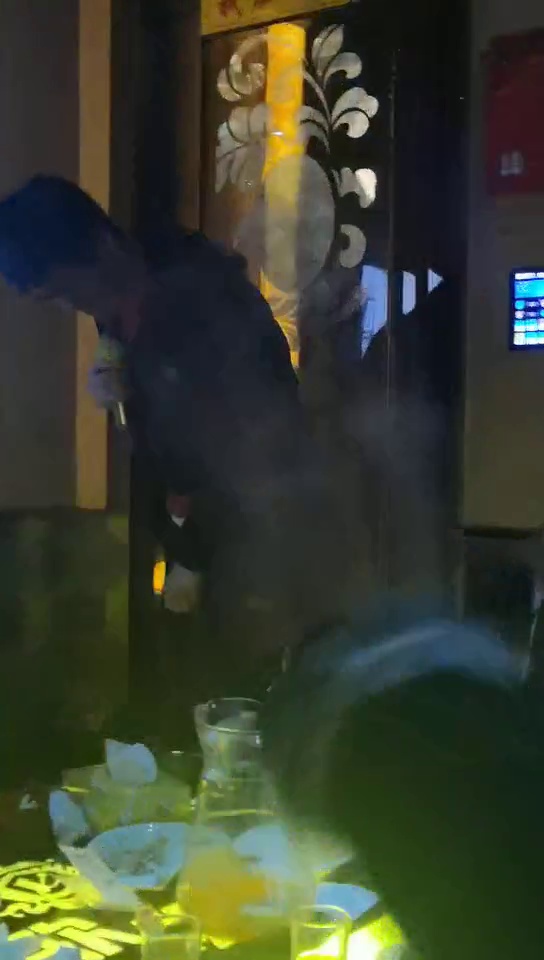
#> input picture frame 33 of opencv/opencv_10/WangLaoBan.mp4, 544 x 960 px
$ jupyter execute Untitled.ipynb   (shell and % lines are left out)   (older library calls are emulated)
#> lines starting #> are read from the running program, lines starting #| are printed output that depends on the picture; after the words box and inside, x2 and y2 are one past the last pixel; in counts of white or black regions, pixels touching at a corner belong together; pictures that were not available may be replaced by others from this repository, and a replacement may not be noted
# 背景建模
## 帧差法
### 由于场景中的目标在运动，目标的影像在不同图像帧中的位置不同。该类算法对时间上连续的两幅图像进行差分运算，不同帧对应的像素点相减，判断灰度差的绝对值，当绝对值超过一定阈值时，即可判断为运动目标，从而实现目标的检测功能。（可以拓展到三帧及以上）
#### 帧差法非常简单，但是会引入噪声和空洞问题。

[cell 1]
##导入相关库与包
import cv2
import numpy as np
import matplotlib.pyplot as plt

[cell 2]
#定义一个图片显示函数
def cv_show(name,img):
    cv2.imshow(name,img)
    cv2.waitKey(0)
    cv2.destroyAllWindows()

## 混合高斯模型
### 在进行前景检测前，先对背景进行训练，对图像中每个背景采用一个混合高斯模型进行模拟，每个背景的高斯的个数可以自适应。然后在测试阶段，对新来的像素值能够匹配其中一个高斯，则认为是前景。由于整个过程GMM模型在不断更新学习中，所以对动态背景有一定的鲁棒性。最后通过对一个有树枝摇摆的动态背景进行前景检测，取得了较好的效果。
### 在视频中对于像素点的变化情况应当是符合高斯分布。
#### 背景的实际分布应当是多个高斯分布混合在一起，每个高斯模型也可以带有权重。

### 混合高斯模型学习方法
#### 1）首先初始化每个高斯模型矩阵参数；
#### 2）取视频中T帧数据图像用来训练高斯混合模型。来了第一个像素之后用它来当做第一个高斯分布；
#### 3）当后面来的像素值时，与前面已有的高斯的均值比较，如果该像素点的值与其模型均值差在3倍的方差内，则属于该分布，并对其进行参数更新；
#### 4）如果下一次来的像素不满足当前的高斯分布，用它来创建一个新的高斯分布。

## 混合高斯模型测试方法
### 在测试阶段，对新来像素点的值与混合高斯模型中的每一个均值进行比较，如果其差值在2倍的方差之间的话，则认为是背景，否则认为是前景。将前景赋值为255，背景赋值为0。这样就形成了一幅前景二值图。

[cell 3]
#测试视频
cap = cv2.VideoCapture("WangLaoBan.mp4")
#x形态学操作需要使用(3*3的核)
kernel = cv2.getStructuringElement(cv2.MORPH_ELLIPSE,(3,3))
#创建混合高斯模型用于背景建模
fgbg = cv2.createBackgroundSubtractorMOG2()

while(1):
    ret,frame = cap.read()   # 对视频一帧一帧的读取
#> frame is the input picture: shape (960, 544, 3); mean B, G, R 45.8, 62.6, 56.8
    fgmask = fgbg.apply(frame)
#> fgmask: shape (960, 544); every value is 127
    #形态学开运算去噪点
    fgmask = cv2.morphologyEx(fgmask,cv2.MORPH_OPEN,kernel)
    #寻找视频中的轮廓
    im,contours,hierarchy = cv2.findContours(fgmask,cv2.RETR_EXTERNAL,cv2.CHAIN_APPROX_SIMPLE)
#> contours = [[[0, 0], [0, 959], [543, 959], [543, 0]]]

    for c in contours:
        #计算各轮廓的周长
        perimeter = cv2.arcLength(c,True)
        if perimeter > 188:
            #找到一个直矩形（不会旋转）
            x,y,w,h = cv2.boundingRect(c)
            #画出这个矩形
            cv2.rectangle(frame,(x,y),(x+w,y+h),(0,255,0),2)
#> this loop made 1 pass
#> (c, perimeter, x, y, w, h) on pass 1: ([[0, 0], [0, 959], [543, 959], [543, 0]], 3004, 0, 0, 544, 960)
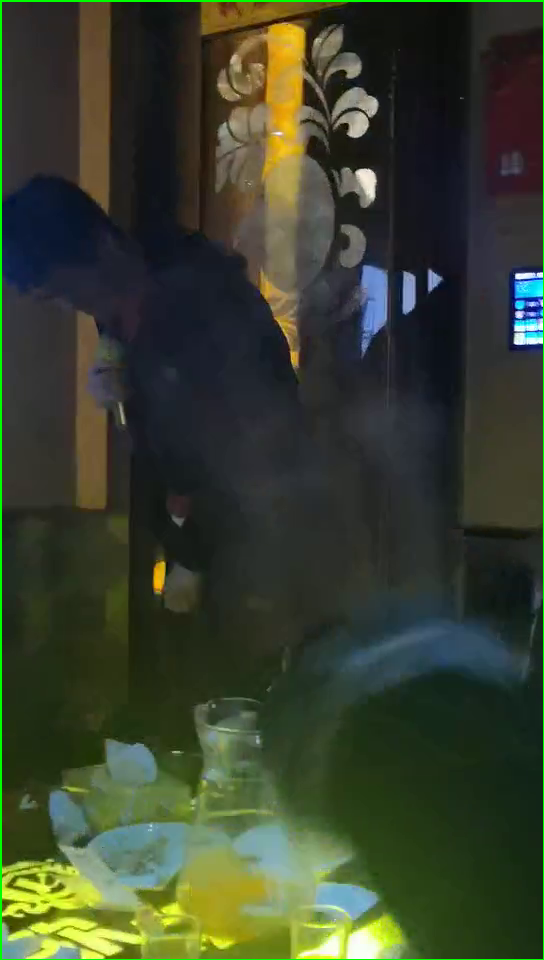
#> frame: shape (960, 544, 3); 0.86% of pixels changed, all inside (x1, y1, x2, y2) = (0, 0, 544, 960)

    cv2.imshow("frame",frame)
    cv2.imshow("fgmask",fgmask)
    k = cv2.waitKey(100) & 0xff
#> (key Esc is pressed here)
    if k == 27:
        break

cap.release()
cv2.destroyAllWindows()

[cell 4]
#测试视频
cap = cv2.VideoCapture("text.mp4")
#x形态学操作需要使用(3*3的核)
kernel = cv2.getStructuringElement(cv2.MORPH_ELLIPSE,(3,3))
#> kernel = [[0, 1, 0], [1, 1, 1], [0, 1, 0]]
#创建混合高斯模型用于背景建模
fgbg = cv2.createBackgroundSubtractorMOG2()

while(1):
    ret,frame = cap.read()   # 对视频一帧一帧的读取
    fgmask = fgbg.apply(frame)
    #形态学开运算去噪点
    fgmask = cv2.morphologyEx(fgmask,cv2.MORPH_OPEN,kernel)
    #寻找视频中的轮廓
    im,contours,hierarchy = cv2.findContours(fgmask,cv2.RETR_EXTERNAL,cv2.CHAIN_APPROX_SIMPLE)

    for c in contours:
        #计算各轮廓的周长
        perimeter = cv2.arcLength(c,True)
        if perimeter > 188:
            #找到一个直矩形（不会旋转）
            x,y,w,h = cv2.boundingRect(c)
            #画出这个矩形
            cv2.rectangle(frame,(x,y),(x+w,y+h),(0,255,0),2)

    cv2.imshow("frame",frame)
    cv2.imshow("fgmask",fgmask)
    k = cv2.waitKey(150) & 0xff
#> (key Esc is pressed here)
    if k == 27:
        break

cap.release()
cv2.destroyAllWindows()


$ run again, starting later in the video
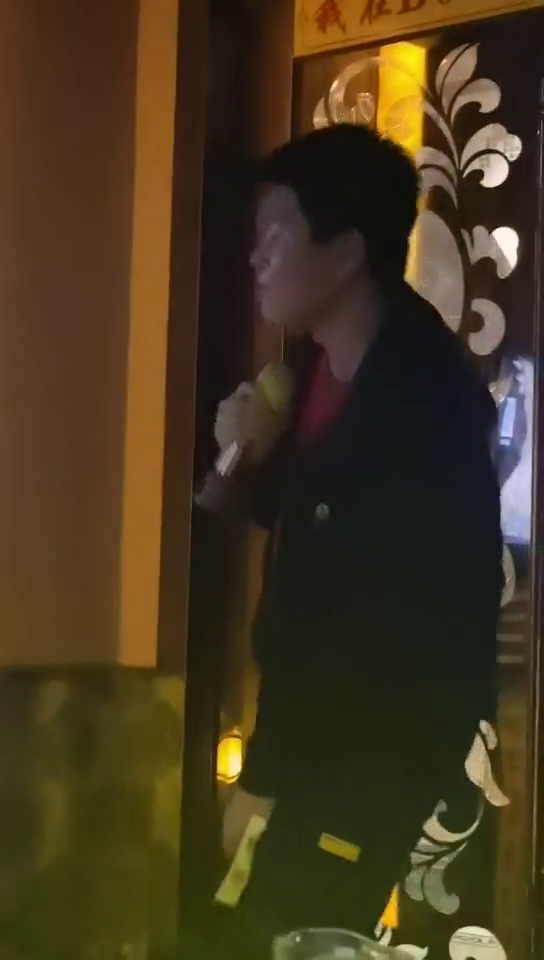
#> input picture frame 151 of opencv/opencv_10/WangLaoBan.mp4, 544 x 960 px
#> frame is the input picture: shape (960, 544, 3); mean B, G, R 30.2, 54.1, 68
#> fgmask: shape (960, 544); every value is 127
#> contours = [[[0, 0], [0, 959], [543, 959], [543, 0]]]
#> the loop `for c in contours:` made 1 pass
#> (c, perimeter, x, y, w, h) on pass 1: ([[0, 0], [0, 959], [543, 959], [543, 0]], 3004, 0, 0, 544, 960)
#> after the loop `for c in contours:`:
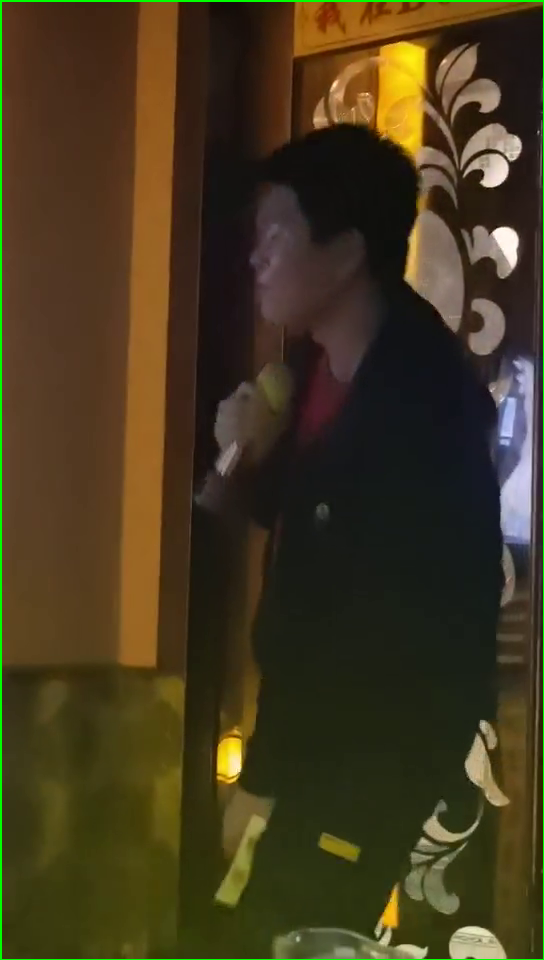
#> frame: shape (960, 544, 3); 0.86% of pixels changed, all inside (x1, y1, x2, y2) = (0, 0, 544, 960)
#> kernel = [[0, 1, 0], [1, 1, 1], [0, 1, 0]]

$ run again, starting later in the video
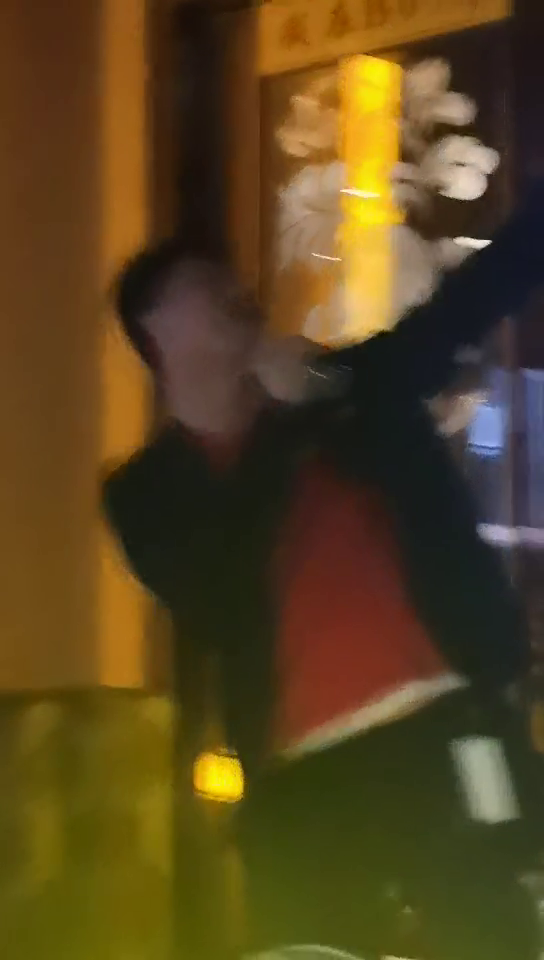
#> input picture frame 268 of opencv/opencv_10/WangLaoBan.mp4, 544 x 960 px
#> frame is the input picture: shape (960, 544, 3); mean B, G, R 30.3, 67.3, 87
#> fgmask: shape (960, 544); every value is 127
#> contours = [[[0, 0], [0, 959], [543, 959], [543, 0]]]
#> the loop `for c in contours:` made 1 pass
#> (c, perimeter, x, y, w, h) on pass 1: ([[0, 0], [0, 959], [543, 959], [543, 0]], 3004, 0, 0, 544, 960)
#> after the loop `for c in contours:`:
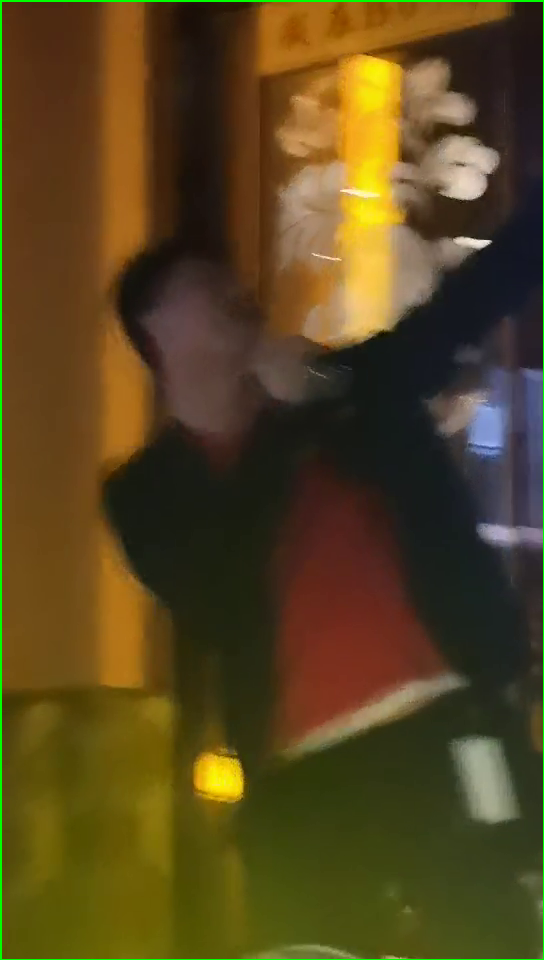
#> frame: shape (960, 544, 3); 0.86% of pixels changed, all inside (x1, y1, x2, y2) = (0, 0, 544, 960)
#> kernel = [[0, 1, 0], [1, 1, 1], [0, 1, 0]]
